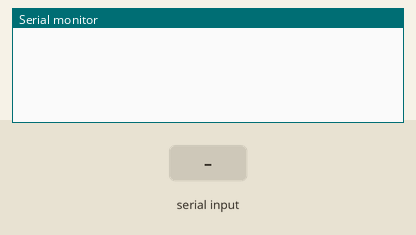
This sketch was run on a simulated Arduino Uno, built with avr-gcc and run on an emulated ATmega328P. Shown: the last lines printed to the serial monitor. Inputs (shaded band) come from the test bench.

Above: at 1.2 s.
1.3 s: "C" received over Serial
At 1.7 s:
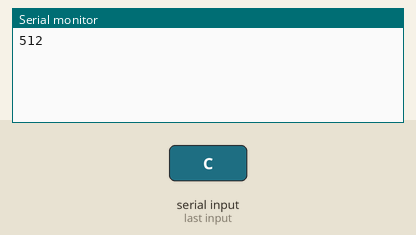
2.8 s: "0" received over Serial
At 4.1 s:
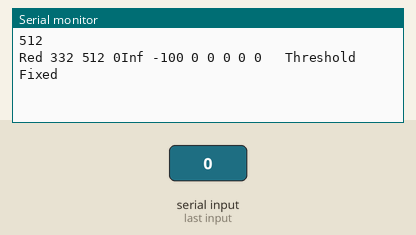

The sketch:

re_calib.ino
```cpp
const int sync = 1000;
int threshold = 0;
bool thresholdCheck = true;
bool th_r_h = false;
bool th_r_l = false;
bool th_b_h = false;
bool th_b_l = false;
bool th_y_h = false;
bool th_y_l = false;
bool th_i_h = false;
bool th_i_l = false;
bool receive = false;

int thr_inf = 0;
int thr_red = 0;
int thr_yellow = 0;
int thr_blue = 0;
int thr_inf_h = 0;
int thr_red_h = 0;
int thr_yellow_h = 0;
int thr_blue_h = 0;
int thr_inf_l = 0;
int thr_red_l = 0;
int thr_yellow_l = 0;
int thr_blue_l = 0;

int cu = 0;
int mode = -1;

int previous;
int current;

int inf_pin = A0;
int red_pin = A1;
int blue_pin = A2;
int yellow_pin = A3;

String data_raw = "";
String data_final = "";

char inByte;

void setup()
{
  Serial.begin(115200);
}

void loop()
{
  while (Serial.available() > 0||thresholdCheck)
  {
    inByte = Serial.read();
    if (inByte == 'C')
    {
      thr_red_h = analogRead(A1);
      Serial.println(thr_red_h);
      th_r_h = true;
    }
    if (inByte == 'D')
    {
      thr_red_l = analogRead(A1);
      Serial.println(thr_red_l);
      th_r_l = true;
    }
    if (inByte == 'E')
    {
      thr_blue_h = analogRead(A2);
      Serial.println(thr_blue_h);
      th_b_h = true;
    }
    if (inByte == 'F')
    {
      thr_blue_l = analogRead(A2);
      Serial.println(thr_blue_l);
      th_b_l = true;
    }
    if (inByte == 'G')
    {
      thr_yellow_h = analogRead(yellow_pin);
      th_y_h = true;
    }
    if (inByte == 'H')
    {
      thr_yellow_l = analogRead(yellow_pin);
      th_y_l = true;
    }
    if ((inByte) == 'A')
    {
      thr_inf_h = analogRead(A0);
      Serial.println(thr_inf_h);
      th_i_h = true;
    }
    if ((inByte) == 'B')
    {
      thr_inf_l = analogRead(A0);
      Serial.println(thr_inf_l);
      th_i_l = true;
    }
    if (inByte == '0')
    {

      double t1 = (thr_red_h + thr_red_l) / 2 * 1.3;
      double t2 = thr_inf_h - 100; //(thr_inf_h+thr_inf_l)/2*1.8;
      double t3 = (thr_blue_h + thr_blue_l) / 2 * 1.5;
      thr_red = (int)t1;
      thr_inf = (int)t2;
      thr_blue = (int)t3;

      Serial.println();
      Serial.print("Red ");
      Serial.print(thr_red);
      Serial.print(" ");
      Serial.print(thr_red_h);
      Serial.print(" ");
      Serial.print(thr_red_l);
      Serial.print("Inf ");
      Serial.print(thr_inf);
      Serial.print(" ");
      Serial.print(thr_inf_h);
      Serial.print(" ");
      Serial.print(thr_inf_l);
      Serial.print(" ");
      Serial.print(thr_blue);
      Serial.print(" ");
      Serial.print(thr_blue_h);
      Serial.print(" ");
      Serial.print(thr_blue_l);
      Serial.println("   Threshold Fixed");
    }

    delay(20);
  }
}
```

Measured:
- after the input at 1.3 s, the serial monitor: prints a new line at once (image 1)
- after the input at 2.8 s, the serial monitor: prints a new line at once (image 2)
